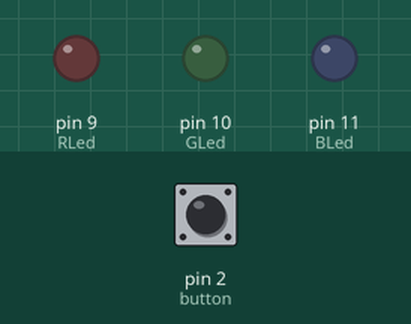
Recording of a sketch running on a simulated Arduino Uno, built with avr-gcc and run on an emulated ATmega328P. On the bench: output pins drawn as LEDs (lit = HIGH). The test bench sets the inputs (shaded band); at power-on: pin 2 (button) LOW.

Above: at 1.2 s.
1.3 s: pin 2 (button) pulled HIGH for 0.15 s
At 2.5 s:
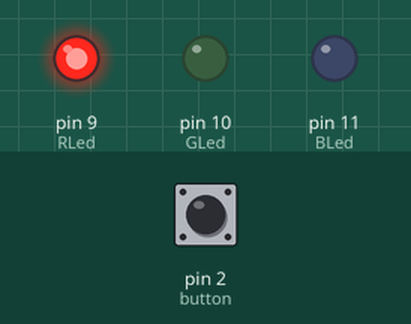
2.9 s: pin 2 (button) pulled HIGH for 1 s
At 3.7 s:
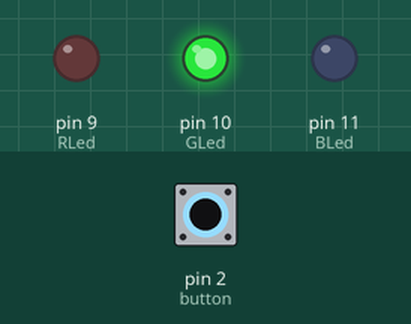
5.4 s: pin 2 (button) pulled HIGH for 0.15 s
At 6.6 s:
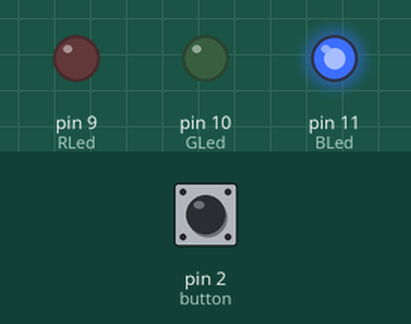
7.0 s: pin 2 (button) pulled HIGH for 3.2 s
At 8.0 s:
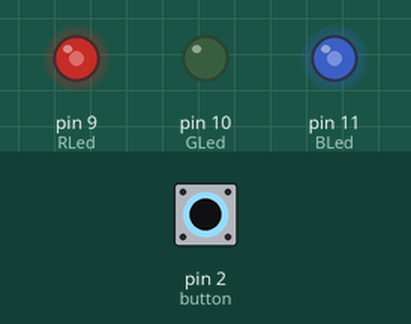
11.7 s: pin 2 (button) pulled HIGH for 0.15 s
At 12.8 s:
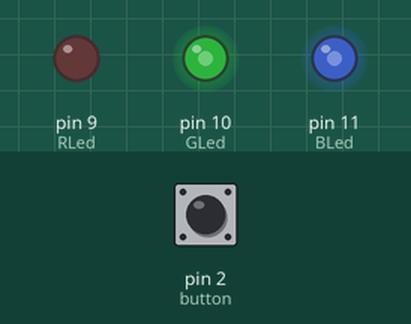
13.3 s: pin 2 (button) pulled HIGH for 1 s
At 14.0 s:
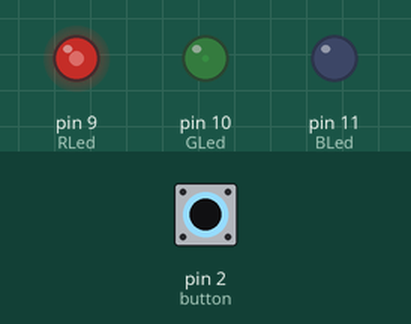
Timing chart, 0 to 16.3 s (numbered marks = the images above; inputs shaded):
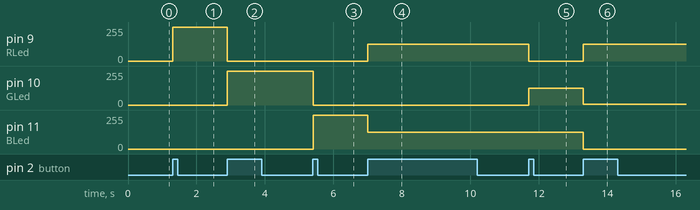

The sketch:

_6._Toggle_RGB_LED_Button.ino
```cpp
const int RLed = 9;
const int GLed = 10;
const int BLed = 11;
const int button = 2;

boolean lastButton = LOW;
boolean currentButton = LOW;
int ledMode = 0;

void setup()
{
  pinMode(RLed, OUTPUT);
  pinMode(GLed, OUTPUT);
  pinMode(BLed, OUTPUT);
  pinMode(button, INPUT);
}

boolean debounce(boolean last)
{
  boolean current = digitalRead(button);
  if(last != current)
  {
    delay(5);
    current = digitalRead(button);
  }
  return current;
}

void setMode(int mode)
{
  // RED
  if (mode == 1)
  {
    digitalWrite(RLed, HIGH);
    digitalWrite(GLed, LOW);
    digitalWrite(BLed, LOW);
  }
  // GREEN
  else if (mode == 2)
  {
    digitalWrite(RLed, LOW);
    digitalWrite(GLed, HIGH);
    digitalWrite(BLed, LOW);
  }
  // BLUE
  else if (mode == 3)
  {
    digitalWrite(RLed, LOW);
    digitalWrite(GLed, LOW);
    digitalWrite(BLed, HIGH);
  }
  // PURPLE
  else if (mode == 4)
  {
    analogWrite(RLed, 127);
    analogWrite(GLed, 0);
    analogWrite(BLed, 127);
  }
  // TEAL
  else if (mode == 5)
  {
    analogWrite(RLed, 0);
    analogWrite(GLed, 127);
    analogWrite(BLed, 127);
  }
  // ORANGE
  else if (mode == 6)
  {
    analogWrite(RLed, 127);
    analogWrite(GLed, 7);
    analogWrite(BLed, 0);
  }
  // WHITE
  else if (mode == 7)
  {
    analogWrite(RLed, 85);
    analogWrite(GLed, 85);
    analogWrite(BLed, 85);
  }
  // OFF
  else
  {
    digitalWrite(RLed, LOW);
    digitalWrite(GLed, LOW);
    digitalWrite(BLed, LOW);
  }
}

void loop()
{
 currentButton = debounce(lastButton);
 if (lastButton == LOW && currentButton == HIGH)
 {
   ledMode++;
 }
 lastButton = currentButton;
 if (ledMode == 8) ledMode = 0;
 setMode(ledMode);
}
```

Measured:
- after the input at 1.3 s, pin 9 (RLed): 0/255 → 255/255 at once
- after the input at 2.9 s, pin 9 (RLed): 255/255 → 0/255 at once; pin 10 (GLed): 0/255 → 255/255 at once
- after the input at 5.4 s, pin 10 (GLed): 255/255 → 0/255 at once; pin 11 (BLed): 0/255 → 255/255 at once
- after the input at 7.0 s, pin 9 (RLed): 0/255 → 127/255 at once; pin 11 (BLed): 255/255 → 127/255 at once
- after the input at 11.7 s, pin 9 (RLed): 127/255 → 0/255 at once; pin 10 (GLed): 0/255 → 127/255 at once
- after the input at 13.3 s, pin 9 (RLed): 0/255 → 127/255 at once; pin 10 (GLed): 127/255 → 7/255 at once; pin 11 (BLed): 127/255 → 0/255 at once
